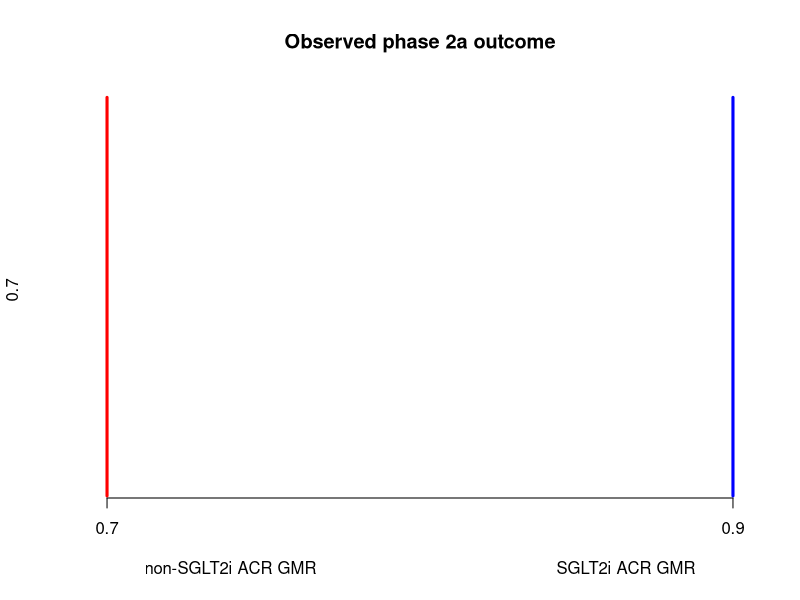
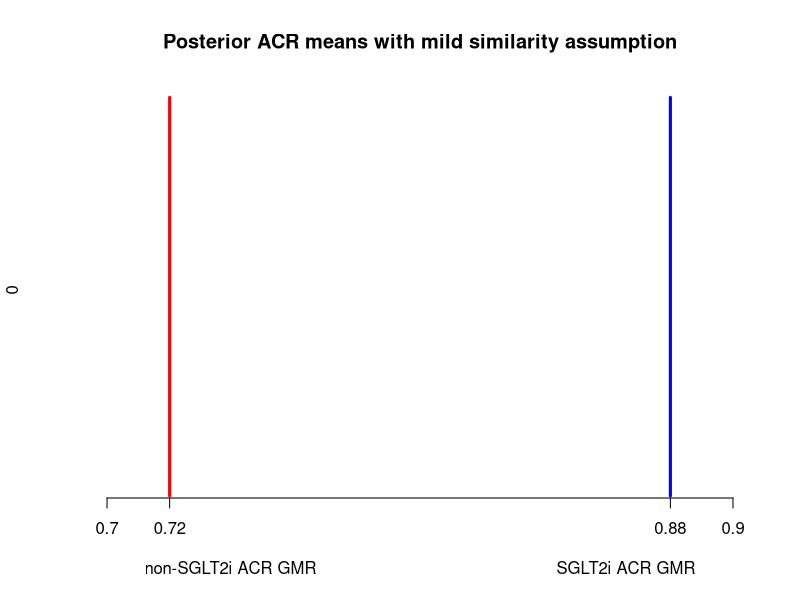
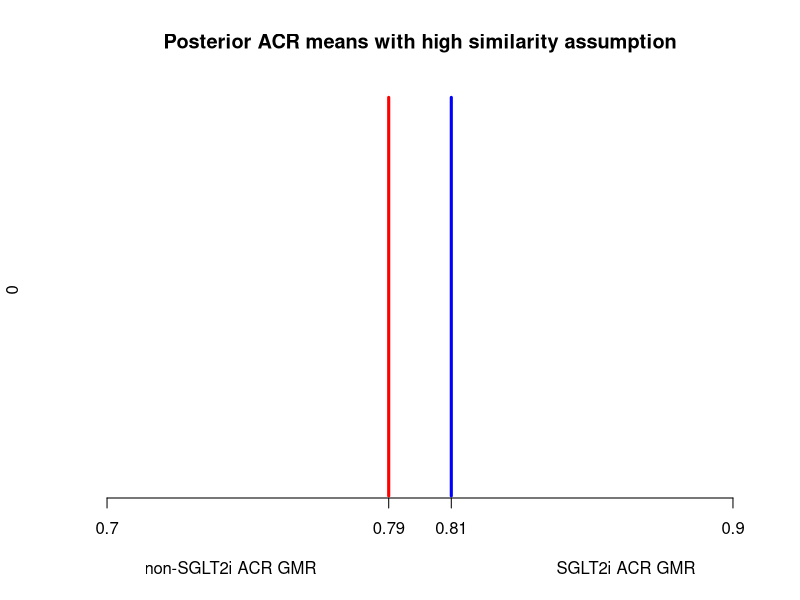
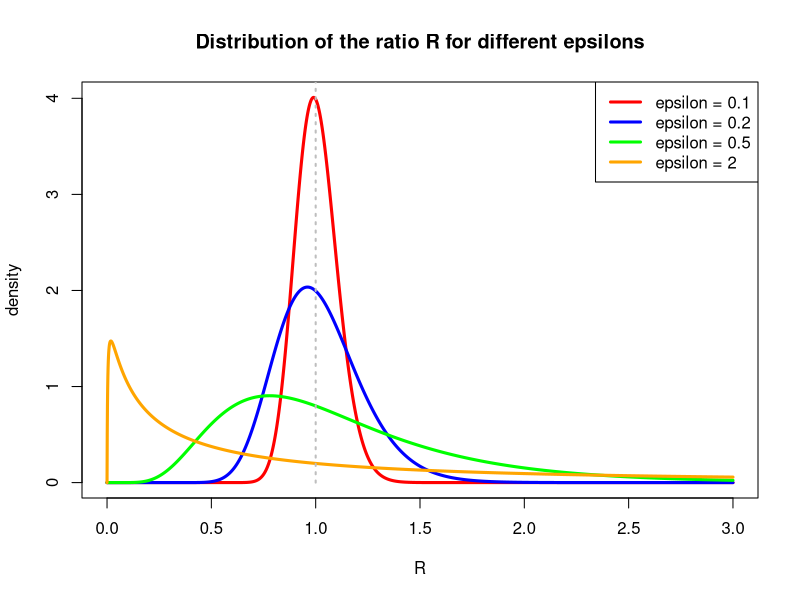
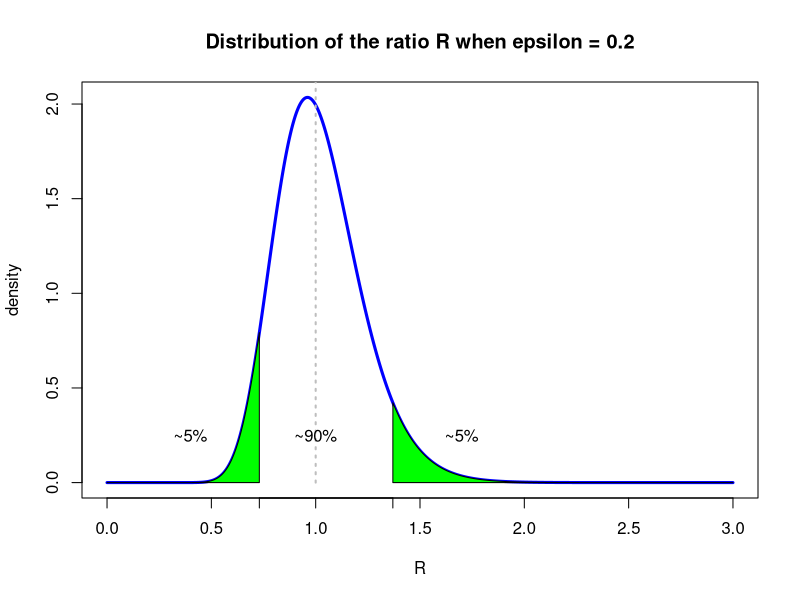
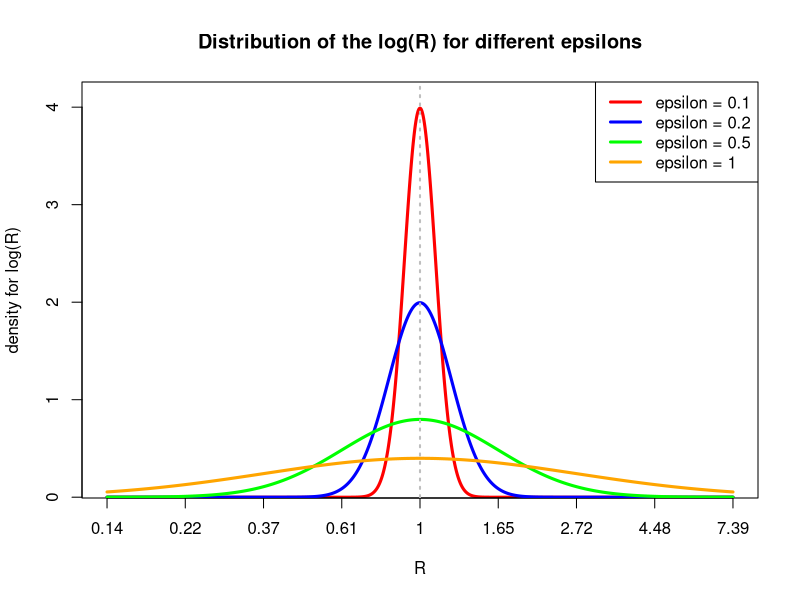
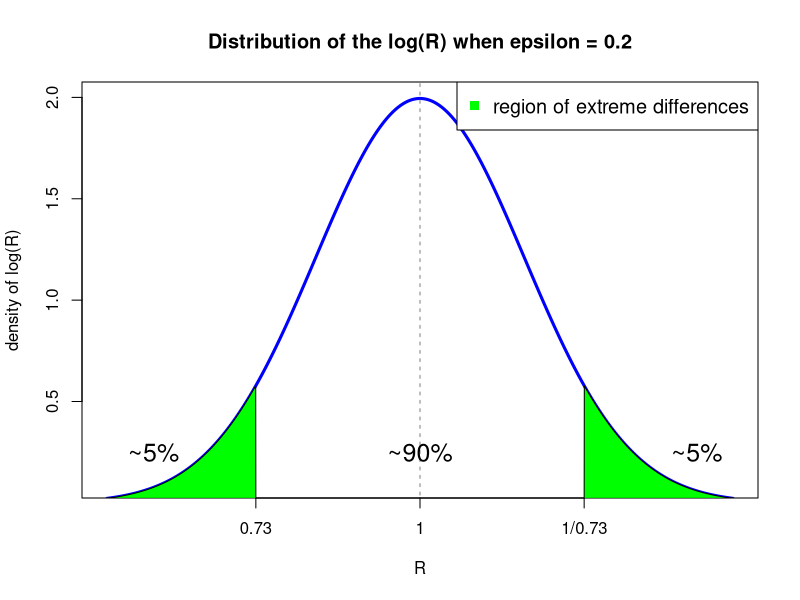

Reproduce these figures in R, in order.

########### log-normal plots for epsilon elicitation

# generate pdf of log normal for different epsilons
# create tiff file
tiff("Y:\\CSLB\\clinical\\phase 3 SGLT2i PoS\\Outputs Plots and Reports\\R_plot_for_different_epsilons.tiff", width = 8, height = 8, units = 'in', res = 600)

x = seq(0,3,0.001)
y1 = dlnorm(x, meanlog = 0, sdlog = 0.1)
y2 = dlnorm(x, meanlog = 0, sdlog = 0.2)
y3 = dlnorm(x, meanlog = 0, sdlog = 0.5)
y4 = dlnorm(x, meanlog = 0, sdlog = 2)

# plot distributions
plot(x,y1,type=  'l', main = 'Distribution of the ratio R for different epsilons', xlab = 'R', ylab = 'density', col = 'red', lwd = 3)
lines(x,y2, type = 'l', col = 'blue', lwd = 3)
lines(x,y3, type = 'l', col ='green', lwd = 3)
lines(x,y4, type = 'l', col ='orange', lwd = 3)
segments(1,0,1,100, lty = 3, col = 'grey',lwd=2)
legend('topright', c('epsilon = 0.1','epsilon = 0.2','epsilon = 0.5','epsilon = 2'),lty = 1, col = c('red','blue','green', 'orange'), lwd=3)
dev.off()




# generate pdf for one epsilon
# create tiff file
tiff("Y:\\CSLB\\clinical\\phase 3 SGLT2i PoS\\Outputs Plots and Reports\\R_plot_for_epsilon=0.2.tiff", width = 8, height = 8, units = 'in', res = 600)

x = seq(0,3,0.001)
y1 = dlnorm(x, meanlog = 0, sdlog = 0.2)
plot(x, y1, type=  'l', main = 'Distribution of the ratio R when epsilon = 0.2', xlab = 'R', ylab = 'density', col = 'blue', lwd = 3)
axis(1, at = c(0.73, 1/0.73), labels = c('',''))
segments(1,0,1,100, lty = 3, col = 'grey',lwd=2)

# fill tail areas
polygon(c(x[x>=1/0.73], 1/0.73),  c(y1[x>=1/0.73],min(y1) ), col="green")
polygon(c(x[x<=0.73], 0.73),  c(y1[x<=0.73],min(y1) ), col="green")

# add comments
text(1.7,0.25,'~5%')
text(0.4,0.25,'~5%')
text(1,0.25, '~90%')
# text(1.5,0.7, 'R=1/0.73')
# text(0.55,0.7, 'R=0.73')
dev.off()





########### normal plots for epsilon elicitation

# generate pdf of log normal for different epsilons
# create tiff file
tiff("Y:\\CSLB\\clinical\\phase 3 SGLT2i PoS\\Outputs Plots and Reports\\R_plot_for_different_epsilons_normal.tiff", width = 8, height = 8, units = 'in', res = 600)

x = seq(-2,2,0.001)
y1 = dnorm(x, mean = 0, sd = 0.1)
y2 = dnorm(x, mean = 0, sd = 0.2)
y3 = dnorm(x, mean = 0, sd = 0.5)
y4 = dnorm(x, mean = 0, sd = 1)

# plot distributions
plot(x,y1,type=  'l', xaxt='n', ylim = range(0.15,4.1),main = 'Distribution of the log(R) for different epsilons', xlab = 'R', ylab = 'density for log(R)', col = 'red', lwd = 3)
axis(1, at = c(-2,-1.5,-1,-0.5,0,0.5,1,1.5,2), labels = round(exp(c(-2,-1.5,-1,-0.5,0,0.5,1,1.5,2)),2))
lines(x,y2, type = 'l', col = 'blue', lwd = 3)
lines(x,y3, type = 'l', col ='green', lwd = 3)
lines(x,y4, type = 'l', col ='orange', lwd = 3)
segments(0,0,0,100, lty = 3, col = 'grey',lwd=2)
legend('topright', c('epsilon = 0.1','epsilon = 0.2','epsilon = 0.5','epsilon = 1'),lty = 1, col = c('red','blue','green', 'orange'), lwd=3)
dev.off()




# generate pdf for one epsilon
# create tiff file
tiff("Y:\\CSLB\\clinical\\phase 3 SGLT2i PoS\\Outputs Plots and Reports\\R_plot_for_epsilon=0.2_normal.tiff", width = 8, height = 8, units = 'in', res = 600)

x = seq(-0.6,0.6,0.001)
y1 = dnorm(x, mean= 0, sd = 0.2)
plot(x, y1, type=  'l', xaxt='n',ylim = range(0.1,2), main = 'Distribution of the log(R) when epsilon = 0.2', xlab = 'R', ylab = 'density of log(R)', col = 'blue', lwd = 3)
axis(1, at = log(c(0.73,1,1/0.73)), labels = c('0.73', '1','1/0.73'))
segments(0,0,0,100, lty = 3, col = 'grey',lwd=2)
legend('topright','region of extreme differences',col='green',pch = 15,cex=  1.2)
# fill tail areas
polygon(c(x[x>=log(1/0.73)], log(1/0.73)),  c(y1[x>=log(1/0.73)],min(y1) ), col="green")
polygon(c(x[x<=log(0.73)], log(0.73)),  c(y1[x<=log(0.73)],min(y1) ), col="green")

# add comments
text(log(1.7),0.25,'~5%',cex = 1.5)
text(log(0.6),0.25,'~5%',cex = 1.5)
text(0,0.25, '~90%',cex = 1.5)
# text(1.5,0.7, 'R=1/0.73')
# text(0.55,0.7, 'R=0.73')
dev.off()





##### Shrinkage of 2 subgroup treatment effects demonstration

x <- c(0.7, 0.9)
plot(0.7, xlim = c(0.7, 0.9),ylim = range(0.01,0.3), axes=FALSE, type = "n", xlab = "non-SGLT2i ACR GMR                                                SGLT2i ACR GMR", main = "Observed phase 2a outcome")
axis(1, at = x, labels = x)
segments(x[1],0,x[1],0.3, col = 'red',lwd = 3)
segments(x[2],0,x[2],0.3, col = 'blue',lwd = 3)


x <- c(0.72, 0.88)
plot(0, xlim = c(0.7, 0.9),ylim = range(0.01,0.3), axes=FALSE, type = "n", xlab = "non-SGLT2i ACR GMR                                                SGLT2i ACR GMR", main = "Posterior ACR means with mild similarity assumption")
axis(1, at = c(0.7,x, 0.9), labels = c(0.7,x,0.9))
segments(x[1],0,x[1],0.3, col = 'red',lwd = 3)
segments(x[2],0,x[2],0.3, col = 'blue',lwd = 3)


x <- c(0.79, 0.81)
plot(0, xlim = c(0.7, 0.9),ylim = range(0.01,0.3), axes=FALSE, type = "n", xlab = "non-SGLT2i ACR GMR                                                SGLT2i ACR GMR", main = "Posterior ACR means with high similarity assumption")
axis(1, at = c(0.7,x, 0.9), labels = c(0.7,x,0.9))
segments(x[1],0,x[1],0.3, col = 'red',lwd = 3)
segments(x[2],0,x[2],0.3, col = 'blue',lwd = 3)